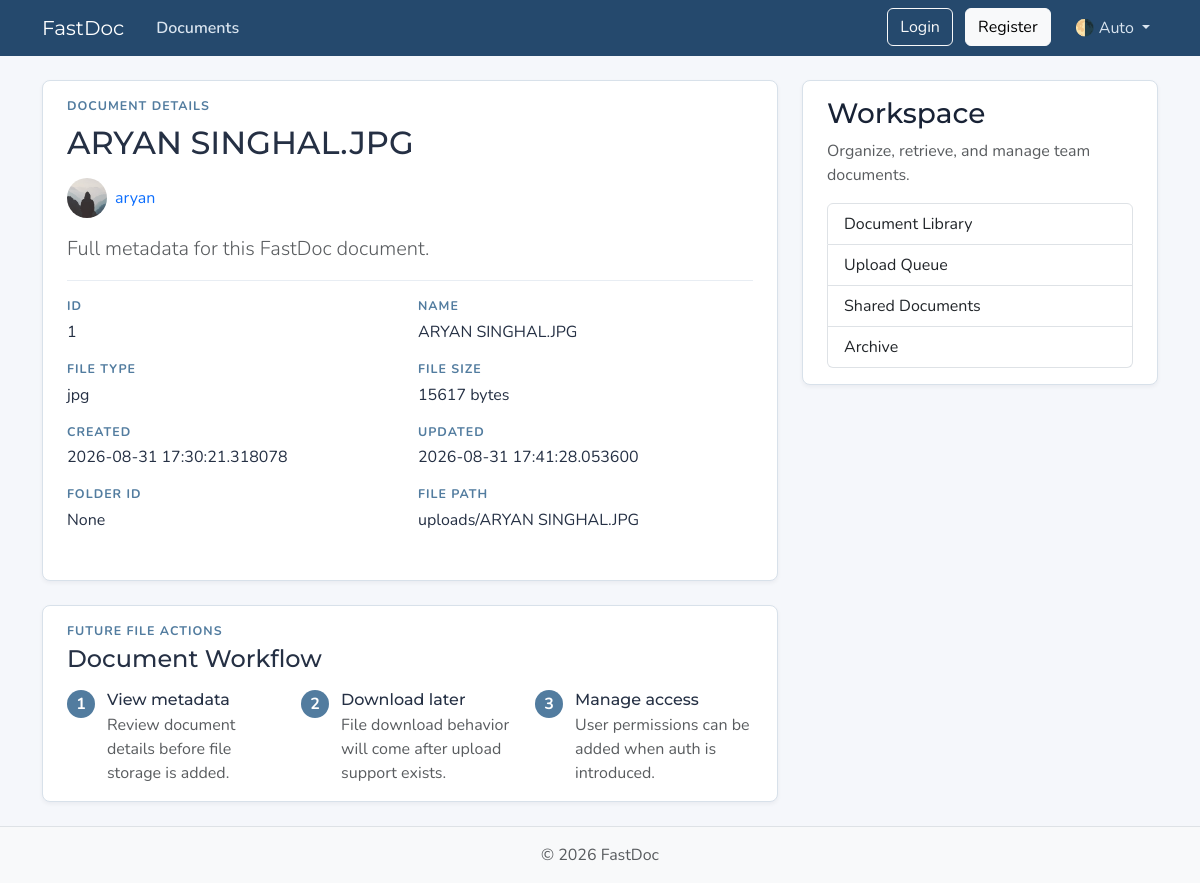
The page /documents/1 on the database as committed earlier.
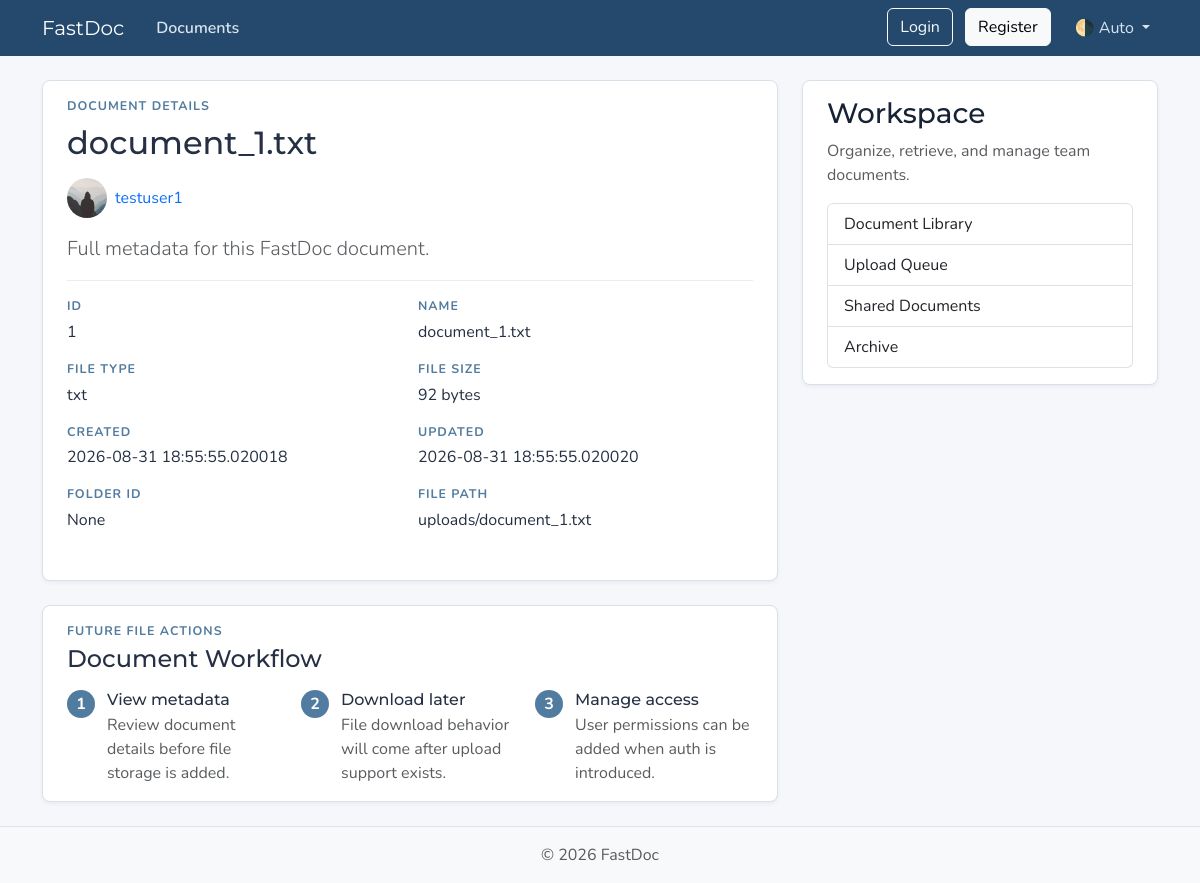
The same page on the database as committed later.
### models.py (models this page shows, shortened)
class Document(Base):
    __tablename__ = "documents"
    id: Mapped[int] = mapped_column(Integer, primary_key=True, index=True)
    name: Mapped[str] = mapped_column(String(100), nullable=False)
    file_path: Mapped[str] = mapped_column(String(300), nullable=False)
    file_type: Mapped[str] = mapped_column(String(20), nullable=False)
    file_size: Mapped[int] = mapped_column(Integer, nullable=False)
    date_created: Mapped[datetime] = mapped_column(
        DateTime(timezone=True),
        default=lambda: datetime.now(UTC),
    )
    date_updated: Mapped[datetime] = mapped_column(
        DateTime(timezone=True),
        default=lambda: datetime.now(UTC),
        onupdate=lambda: datetime.now(UTC),
    )
    folder_id: Mapped[int | None] = mapped_column(Integer, nullable=True, default=None)
    user_id: Mapped[int] = mapped_column(
        ForeignKey("users.id"),
        nullable=False,
        index=True,
    )
    owner: Mapped[User] = relationship(back_populates="documents")

class User(Base):
    __tablename__ = "users"
    id: Mapped[int] = mapped_column(Integer, primary_key=True, index=True)
    username: Mapped[str] = mapped_column(String(50), unique=True, nullable=False)
    email: Mapped[str] = mapped_column(String(120), unique=True, nullable=False)
    password_hash: Mapped[str] = mapped_column(String(200), nullable=False)
    image_file: Mapped[str | None] = mapped_column(
        String(200),
        nullable=True,
        default=None,
    )
    documents: Mapped[list[Document]] = relationship(
        back_populates="owner",
        cascade="all, delete-orphan",
    )

### main.py (the view)
@app.get("/documents/{doc_id}", include_in_schema=False)
async def doc_page(
    request: Request, doc_id: int, db: Annotated[AsyncSession, Depends(get_db)]
):
    result = await db.execute(
        select(models.Document)
        .options(selectinload(models.Document.owner))
        .where(models.Document.id == doc_id)
    )
    document = result.scalars().first()
    if document:
        title = document.name[:50]
        return templates.TemplateResponse(
            request,
            "doc.html",
            {
                "document": document,
                "title": title,
            },
        )
    raise HTTPException(
        status_code=status.HTTP_404_NOT_FOUND,
        detail="Document not found",
    )

### templates/doc.html (shortened to what this page needs)
{% extends "layout.html" %}
{% block content %}
<article class="content-section py-3 px-4 mb-4">
  <div class="mb-3">
    <p class="section-kicker mb-2">Document Details</p>
    <h1 class="h2 mb-3">{{ document.name }}</h1>
    <div class="d-flex align-items-center gap-2 mb-3">
      <img class="rounded-circle document-owner-img" src="{{ document.owner.image_path }}"
        alt="{{ document.owner.username }}'s profile picture" width="40" height="40" loading="lazy">
      <a class="document-owner-link" href="{{ url_for("user_documents", user_id=document.owner.id) }}">{{
        document.owner.username }}</a>
    </div>
    <p class="lead text-body-secondary mb-0">Full metadata for this FastDoc document.</p>
  </div>
  <div class="document-list mb-3">
    <div class="document-item py-3">
      <div class="row g-3">
        <div class="col-md-6">
          <p class="section-kicker mb-1">ID</p>
          <p class="mb-0">{{ document.id }}</p>
        </div>
        <div class="col-md-6">
          <p class="section-kicker mb-1">Name</p>
          <p class="mb-0">{{ document.name }}</p>
        </div>
        <div class="col-md-6">
          <p class="section-kicker mb-1">File Type</p>
          <p class="mb-0">{{ document.file_type }}</p>
        </div>
        <div class="col-md-6">
          <p class="section-kicker mb-1">File Size</p>
          <p class="mb-0">{{ document.file_size }} bytes</p>
        </div>
        <div class="col-md-6">
          <p class="section-kicker mb-1">Created</p>
          <p class="mb-0">{{ document.date_created }}</p>
        </div>
        <div class="col-md-6">
          <p class="section-kicker mb-1">Updated</p>
          <p class="mb-0">{{ document.date_updated }}</p>
        </div>
        <div class="col-md-6">
          <p class="section-kicker mb-1">Folder ID</p>
          <p class="mb-0">{{ document.folder_id if document.folder_id else "None" }}</p>
        </div>
        <div class="col-md-6">
          <p class="section-kicker mb-1">File Path</p>
          <p class="mb-0">{{ document.file_path }}</p>
        </div>
      </div>
    </div>
  </div>
</article>
<section class="content-section py-3 px-4 mb-4">
  <p class="section-kicker mb-1">Future File Actions</p>
  <h2 class="h4 mb-3">Document Workflow</h2>
  <div class="row g-3">
    <div class="col-md-4">
      <div class="workflow-step">
        <span class="workflow-number">1</span>
        <div>
          <h3 class="h6 mb-1">View metadata</h3>
          <p class="text-body-secondary mb-0">Review document details before file storage is added.</p>
        </div>
      </div>
    </div>
    <div class="col-md-4">
      <div class="workflow-step">
        <span class="workflow-number">2</span>
        <div>
          <h3 class="h6 mb-1">Download later</h3>
          <p class="text-body-secondary mb-0">File download behavior will come after upload support exists.</p>
        </div>
      </div>
    </div>
    <div class="col-md-4">
      <div class="workflow-step">
        <span class="workflow-number">3</span>
        <div>
          <h3 class="h6 mb-1">Manage access</h3>
          <p class="text-body-secondary mb-0">User permissions can be added when auth is introduced.</p>
        </div>
      </div>
    </div>
  </div>
</section>
{% endblock content %}

Rows that differ between the two databases and show on the page:
changed Document "None": name "ARYAN SINGHAL.JPG" → "document_1.txt"; file_type "jpg" → "txt"; file_size "15617" → "92"; date_created "2026-08-31 17:30:21.318078" → "2026-08-31 18:55:55.020018"; date_updated "2026-08-31 17:41:28.053600" → "2026-08-31 18:55:55.020020"; file_path "uploads/ARYAN SINGHAL.JPG" → "uploads/document_1.txt"
changed User: owner.username "aryan" → "testuser1"
